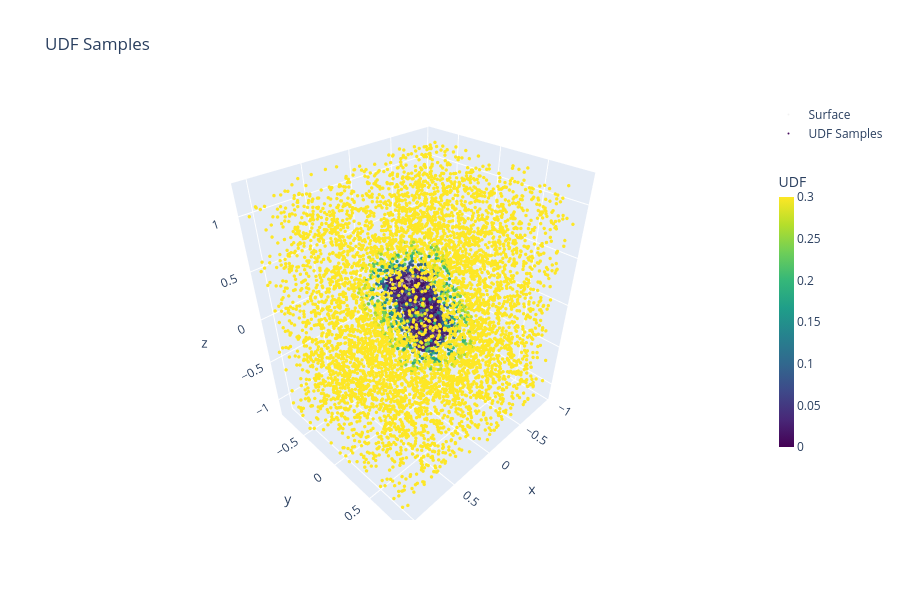

Notebook code for this chart:
### Code cell
print("🎨 Visualizing UDF samples...")

try:
    test_data = SyntheticPeptidesDataset('./data/synthetic_peptides_split/train', num_files=1, structure_types=['nanotubes'])
except:
    test_data = SyntheticPeptidesDataset('./data/synthetic_peptides', num_files=1)

surface_np = test_data[0]["points"].numpy()
sample_coords, sample_udf = compute_udf_samples(surface_np, n_samples=10000)

very_close_mask = sample_udf < 0.02
close_mask = (sample_udf >= 0.02) & (sample_udf < 0.1)
far_mask = sample_udf >= 0.1

print(f"Very close: {np.sum(very_close_mask)} ({np.sum(very_close_mask)/len(sample_udf)*100:.1f}%)  "
      f"Close: {np.sum(close_mask)} ({np.sum(close_mask)/len(sample_udf)*100:.1f}%)  "
      f"Far: {np.sum(far_mask)} ({np.sum(far_mask)/len(sample_udf)*100:.1f}%)  "
      f"UDF: [{sample_udf.min():.3f}, {sample_udf.max():.3f}]")

fig = go.Figure([
    go.Scatter3d(x=surface_np[:,0], y=surface_np[:,1], z=surface_np[:,2],
                 mode='markers', marker=dict(size=2, color='lightgray', opacity=0.3), name='Surface'),
    go.Scatter3d(x=sample_coords[:,0], y=sample_coords[:,1], z=sample_coords[:,2],
                 mode='markers',
                 marker=dict(size=2, color=sample_udf, colorscale='Viridis', cmin=0, cmax=0.3,
                             colorbar=dict(title="UDF", thickness=15, len=0.7), showscale=True),
                 name='UDF Samples',
                 hovertemplate='UDF: %{marker.color:.3f}<extra></extra>')
])
fig.update_layout(title='UDF Samples', scene=dict(aspectmode='data'), height=600)
fig.show()

### Figure 1 — Plotly figure (JSON) as saved in the notebook; plotly's stock layout.template omitted (floating-point values rounded to 4 significant figures; data arrays with more than 128 entries replaced by an {"elided": "..."} marker saying what was removed)
{"data": [{"marker": {"color": "lightgray", "opacity": 0.3, "size": 2}, "mode": "markers", "name": "Surface", "type": "scatter3d", "x": {"elided": "3000 float values"}, "y": {"elided": "3000 float values"}, "z": {"elided": "3000 float values"}}, {"hovertemplate": "UDF: %{marker.color:.3f}<extra></extra>", "marker": {"cmax": 0.3, "cmin": 0, "color": {"elided": "10000 float values"}, "colorbar": {"len": 0.7, "thickness": 15, "title": {"text": "UDF"}}, "colorscale": [[0, "#440154"], [0.1111, "#482878"], [0.2222, "#3e4989"], [0.3333, "#31688e"], [0.4444, "#26828e"], [0.5556, "#1f9e89"], [0.6667, "#35b779"], [0.7778, "#6ece58"], [0.8889, "#b5de2b"], [1, "#fde725"]], "showscale": true, "size": 2}, "mode": "markers", "name": "UDF Samples", "type": "scatter3d", "x": {"elided": "10000 float values"}, "y": {"elided": "10000 float values"}, "z": {"elided": "10000 float values"}}], "layout": {"height": 600, "scene": {"aspectmode": "data"}, "title": {"text": "UDF Samples"}}}
